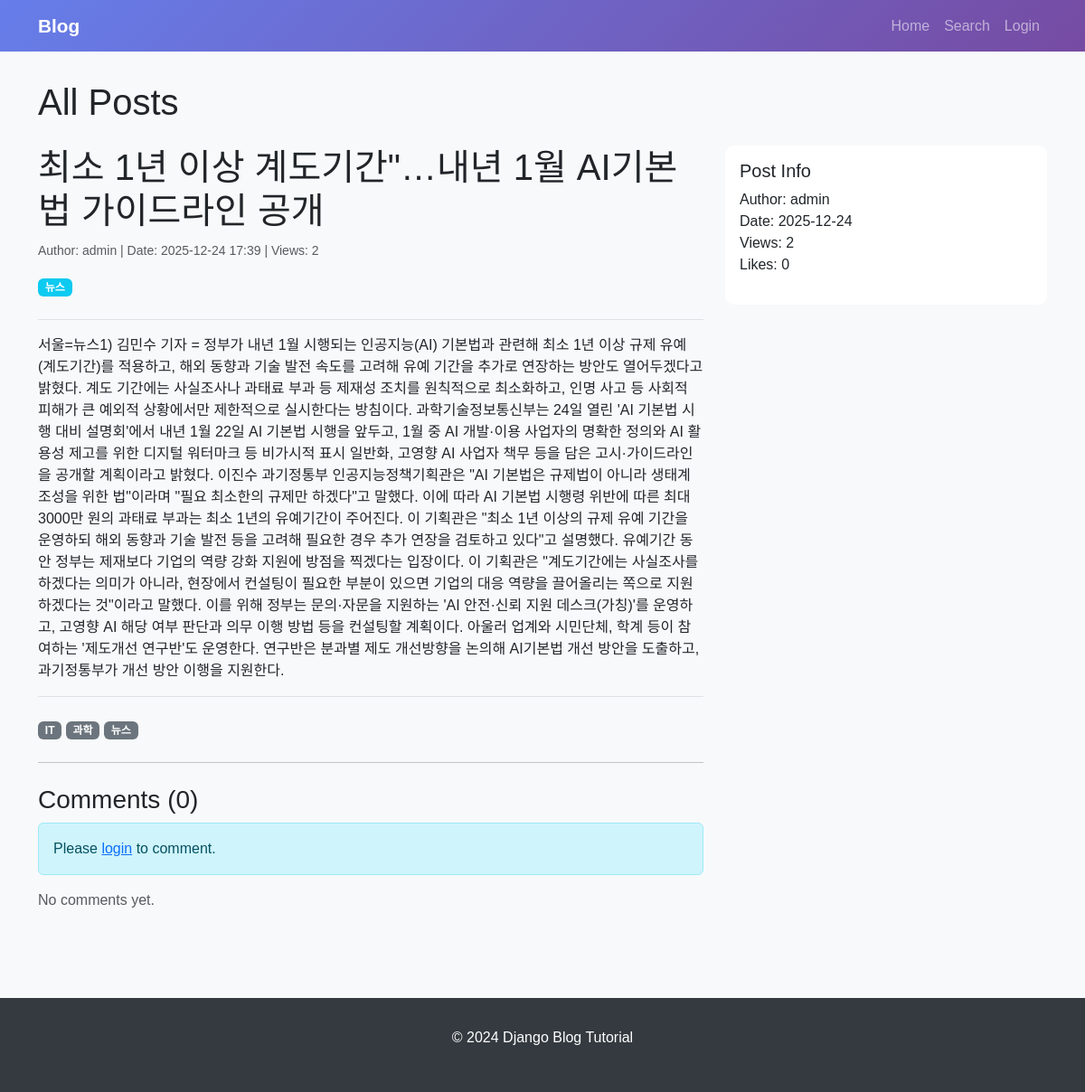
Page /blog/1/ on the committed database.
### blog/models.py (models this page shows, shortened)
class Post(models.Model):
    title=models.CharField(max_length=200)
    content=models.TextField()
    author=models.ForeignKey(User, on_delete=models.CASCADE, related_name='posts')
    category = models.ForeignKey(Category, on_delete=models.SET_NULL, null=True,
                                 blank=True, related_name='posts')
    tags = models.ManyToManyField(Tag, blank=True, related_name='posts')
    created_at = models.DateTimeField(auto_now_add=True) # 생성시간 딱 한번만
    updated_at = models.DateTimeField(auto_now=True) # 수정 시간 자동갱신
    published = models.BooleanField(default=False)
    views = models.IntegerField(default=0) # 조회수
    class Meta:
        ordering = ['-created_at']

class Category(models.Model):
    name = models.CharField(max_length=100, unique=True)
    description = models.TextField(blank=True)
    created_at = models.DateTimeField(auto_now_add=True)
    class Meta:
        verbose_name_plural = "Categories"
        ordering = ['-created_at'] # 정렬방식은 생성된 날짜 기준으로

class Tag(models.Model):
    name = models.CharField(max_length=50, unique=True)
    created_at = models.DateTimeField(auto_now_add=True)

### blog/views.py (the view)
# urls.py: path('<int:pk>/', views.post_detail, name = 'post_detail'),
def post_detail(request, pk):
    post = get_object_or_404(Post, pk=pk)
    post.views += 1
    post.save()
    comments = post.comments.all().select_related('author')
    context = {
        'post': post,
        'comments': comments,
        'is_liked': Like.objects
            .filter(post=post, user=request.user)
            .exists()
                if request.user.is_authenticated else False,
        'is_bookmarked': Bookmark.objects
            .filter(post=post, user=request.user)
            .exists()
                if request.user.is_authenticated else False,
    }
    return render(request, 'blog/post_detail.html', context)

### templates/blog/post_detail.html (shortened to what this page needs)
{% extends 'blog/base.html' %}
{% block content %}
<h1 class="mb-4">All Posts</h1>
<div class="row">
    <div class="col-md-8">
        <h1>{{ post.title }}</h1>
        <p class="text-muted">
            <small>Author: {{ post.author.username }} | Date: {{ post.created_at|date:"Y-m-d H:i" }} | Views: {{ post.views }}</small>
        </p>
        {% if post.category %}
            <p><span class="badge bg-info">{{ post.category.name }}</span></p>
        {% endif %}
        <div class="border-top border-bottom py-3 my-4">
            {{ post.content }}
        </div>
        {% if post.tags.all %}
            <p>
                {% for tag in post.tags.all %}
                    <span class="badge bg-secondary">{{ tag.name }}</span>
                {% endfor %}
            </p>
        {% endif %}
        <hr class="my-4">
        <h3>Comments ({{ post.comments.count }})</h3>
        {% if user.is_authenticated %}
            <form method="post" action="{% url 'blog:add_comment' post.pk %}" class="mb-4">
                {% csrf_token %}
                <textarea name="content" class="form-control" placeholder="Write a comment" rows="3" required></textarea>
                <button type="submit" class="btn btn-primary mt-2">Post Comment</button>
            </form>
        {% else %}
            <p class="alert alert-info">Please <a href="{% url 'admin:login' %}">login</a> to comment.</p>
        {% endif %}
        {% for comment in comments %}
            <div class="card mb-3">
                <div class="card-body">
                    <p class="card-text"><strong>{{ comment.author.username }}</strong></p>
                    <p class="card-text">{{ comment.content }}</p>
                    <small class="text-muted">{{ comment.created_at|date:"Y-m-d H:i" }}</small>
                </div>
            </div>
        {% empty %}
            <p class="text-muted">No comments yet.</p>
        {% endfor %}
    </div>
    <div class="col-md-4">
        <div class="card mb-4">
            <div class="card-body">
                <h5>Post Info</h5>
                <ul class="list-unstyled">
                    <li>Author: {{ post.author.username }}</li>
                    <li>Date: {{ post.created_at|date:"Y-m-d" }}</li>
                    <li>Views: {{ post.views }}</li>
                    <li>Likes: {{ post.likes.count }}</li>
                </ul>
            </div>
        </div>
    </div>
</div>
{% endblock %}

### templates/blog/base.html (shortened to what this page needs)
<!DOCTYPE html>
<html lang="en">
<head>
    <link href="https://cdn.jsdelivr.net/npm/bootstrap@5.3.0/dist/css/bootstrap.min.css" rel="stylesheet">
</head>
<body>
    <nav class="navbar navbar-expand-lg navbar-dark sticky-top">
        <div class="container">
            <a class="navbar-brand" href="{% url 'blog:post_list' %}">Blog</a>
            <div class="collapse navbar-collapse" id="navbarNav">
                <ul class="navbar-nav ms-auto">
                    <li class="nav-item"><a class="nav-link" href="{% url 'blog:post_list' %}">Home</a></li>
                    <li class="nav-item"><a class="nav-link" href="{% url 'blog:search' %}">Search</a></li>
                    {% if user.is_authenticated %}
                        <li class="nav-item"><a class="nav-link" href="{% url 'blog:post_create' %}">Write</a></li>
                        <li class="nav-item"><a class="nav-link" href="{% url 'blog:dashboard' %}">Dashboard</a></li>
                        <li class="nav-item"><a class="nav-link" href="{% url 'admin:logout' %}">Logout</a></li>
                    {% else %}
                        <li class="nav-item"><a class="nav-link" href="{% url 'admin:login' %}">Login</a></li>
                    {% endif %}
                </ul>
            </div>
        </div>
    </nav>
    <div class="main-content">
        <div class="container">
            {% block content %}{% endblock %}
        </div>
    </div>
    <footer class="footer text-center">
        <p>&copy; 2024 Django Blog Tutorial</p>
    </footer>
</body>
</html>

### templates/blog/base.html (style rules this page uses)
body { font-family: 'Arial', sans-serif; background-color: #f8f9fa; }
.navbar { background: linear-gradient(135deg, #667eea 0%, #764ba2 100%); }
.navbar-brand { font-weight: bold; font-size: 1.3rem; }
.main-content { min-height: calc(100vh - 200px); padding: 2rem 0; }
.card { transition: transform 0.3s, box-shadow 0.3s; border: none; border-radius: 10px; }
.footer { background-color: #343a40; color: white; padding: 2rem 0; margin-top: 3rem; }

### rows in the picture
Post: title "최소 1년 이상 계도기간\"…내년 1월 AI기본법 가이드라인 공개", author.username "admin", created_at "2025-12-24 17:39", views "2", category.name "뉴스", content "서울=뉴스1) 김민수 기자 = 정부가 내년 1월 시행되는 인공지능(AI) 기본법과 관련해 최소 1년 이상 규제 유예(계도기간)를 적용하고, 해외 동향과 기술 발전 속도를 고려해 유예 기간을 추가로 연장하는 방안도 열어두겠다고 밝혔다. 계도 기간에는 사실조사나 과태료 부과 등 제재성 조치를 원칙적으로 최소화하고, 인명 사고 등 사회적 피해가 큰 예외적 상황에서만 제한적으로 실시한다는 방침이다. 과학기술정보통신부는 24일 열린 'AI 기본법 시행 대비 설명회'에서 내년 1월 22일 AI 기본법 시행을 앞두고, 1월 중 AI 개발·이용 사업자의 명확한 정의와 AI 활용성 제고를 위한 디지털 워터마크 등 비가시적 표시 일반화, 고영향 AI 사업자 책무 등을 담은 고시·가이드라인을 공개할 계획이라고 밝혔다. 이진수 과기정통부 인공지능정책기획관은 \"AI 기본법은 규제법이 아니라 생태계 조성을 위한 법\"이라며 \"필요 최소한의 규제만 하겠다\"고 말했다. 이에 따라 AI 기본법 시행령 위반에 따른 최대 3000만 원의 과태료 부과는 최소 1년의 유예기간이 주어진다. 이 기획관은 \"최소 1년 이상의 규제 유예 기간을 운영하되 해외 동향과 기술 발전 등을 고려해 필요한 경우 추가 연장을 검토하고 있다\"고 설명했다. 유예기간 동안 정부는 제재보다 기업의 역량 강화 지원에 방점을 찍겠다는 입장이다. 이 기획관은 \"계도기간에는 사실조사를 하겠다는 의미가…", comments.count "0", created_at "2025-12-24", likes.count "0"
Tag: name "IT"
Tag: name "과학"
Tag: name "뉴스"
